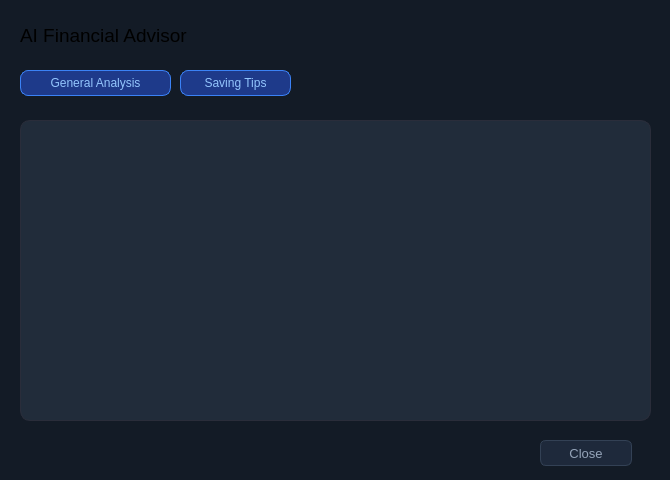
<?xml version="1.0" encoding="UTF-8"?>
<ui version="4.0">
 <class>Dialog</class>
 <widget class="QDialog" name="Dialog">
  <property name="geometry">
   <rect>
    <x>0</x>
    <y>0</y>
    <width>670</width>
    <height>480</height>
   </rect>
  </property>
  <property name="windowTitle">
   <string>AI Financial Advisor</string>
  </property>
  <property name="styleSheet">
   <string notr="true">background-color: rgb(19, 27, 38)</string>
  </property>
  <widget class="QLabel" name="label">
   <property name="geometry">
    <rect>
     <x>20</x>
     <y>20</y>
     <width>241</width>
     <height>31</height>
    </rect>
   </property>
   <property name="text">
    <string>&lt;html&gt;&lt;head/&gt;&lt;body&gt;&lt;p&gt;&lt;span style=&quot; font-size:14pt;&quot;&gt;AI Financial Advisor&lt;/span&gt;&lt;/p&gt;&lt;/body&gt;&lt;/html&gt;</string>
   </property>
  </widget>
  <widget class="QPushButton" name="generalAnalysisButton">
   <property name="geometry">
    <rect>
     <x>20</x>
     <y>70</y>
     <width>151</width>
     <height>26</height>
    </rect>
   </property>
   <property name="styleSheet">
    <string notr="true">QPushButton {
background-color: #1e3a8a;
color: #93c5fd;
border: 1px solid #3b82f6;
border-radius: 8px;
padding: 5px 10px;
}

QPushButton:hover {
background-color: #1e40af;
color: #ffffff;
border-color: #60a5fa;
}</string>
   </property>
   <property name="text">
    <string>General Analysis</string>
   </property>
  </widget>
  <widget class="QPushButton" name="savingTipsButton">
   <property name="geometry">
    <rect>
     <x>180</x>
     <y>70</y>
     <width>111</width>
     <height>26</height>
    </rect>
   </property>
   <property name="styleSheet">
    <string notr="true">QPushButton {
background-color: #1e3a8a;
color: #93c5fd;
border: 1px solid #3b82f6;
border-radius: 8px;
padding: 5px 10px;
}

QPushButton:hover {
background-color: #1e40af;
color: #ffffff;
border-color: #60a5fa;
}</string>
   </property>
   <property name="text">
    <string>Saving Tips</string>
   </property>
  </widget>
  <widget class="QTextEdit" name="responseArea">
   <property name="geometry">
    <rect>
     <x>20</x>
     <y>120</y>
     <width>631</width>
     <height>301</height>
    </rect>
   </property>
   <property name="styleSheet">
    <string notr="true">QTextEdit {
background-color: rgb(33, 44, 58);
color: white;
border: 1px solid #2a2d3a;
border-radius: 10px;
padding: 10px;
line-height: 1.5;
}</string>
   </property>
   <property name="readOnly">
    <bool>true</bool>
   </property>
  </widget>
  <widget class="QPushButton" name="closeButton">
   <property name="geometry">
    <rect>
     <x>540</x>
     <y>440</y>
     <width>92</width>
     <height>26</height>
    </rect>
   </property>
   <property name="styleSheet">
    <string notr="true">QPushButton {
background-color: #1e293b;
color: #94a3b8;
border: 1px solid #334155;
border-radius: 6px;
font-size: 13px;
}
QPushButton:hover {
background-color: #334155;
color: white;
}</string>
   </property>
   <property name="text">
    <string>Close</string>
   </property>
  </widget>
 </widget>
 <resources/>
 <connections/>
</ui>
